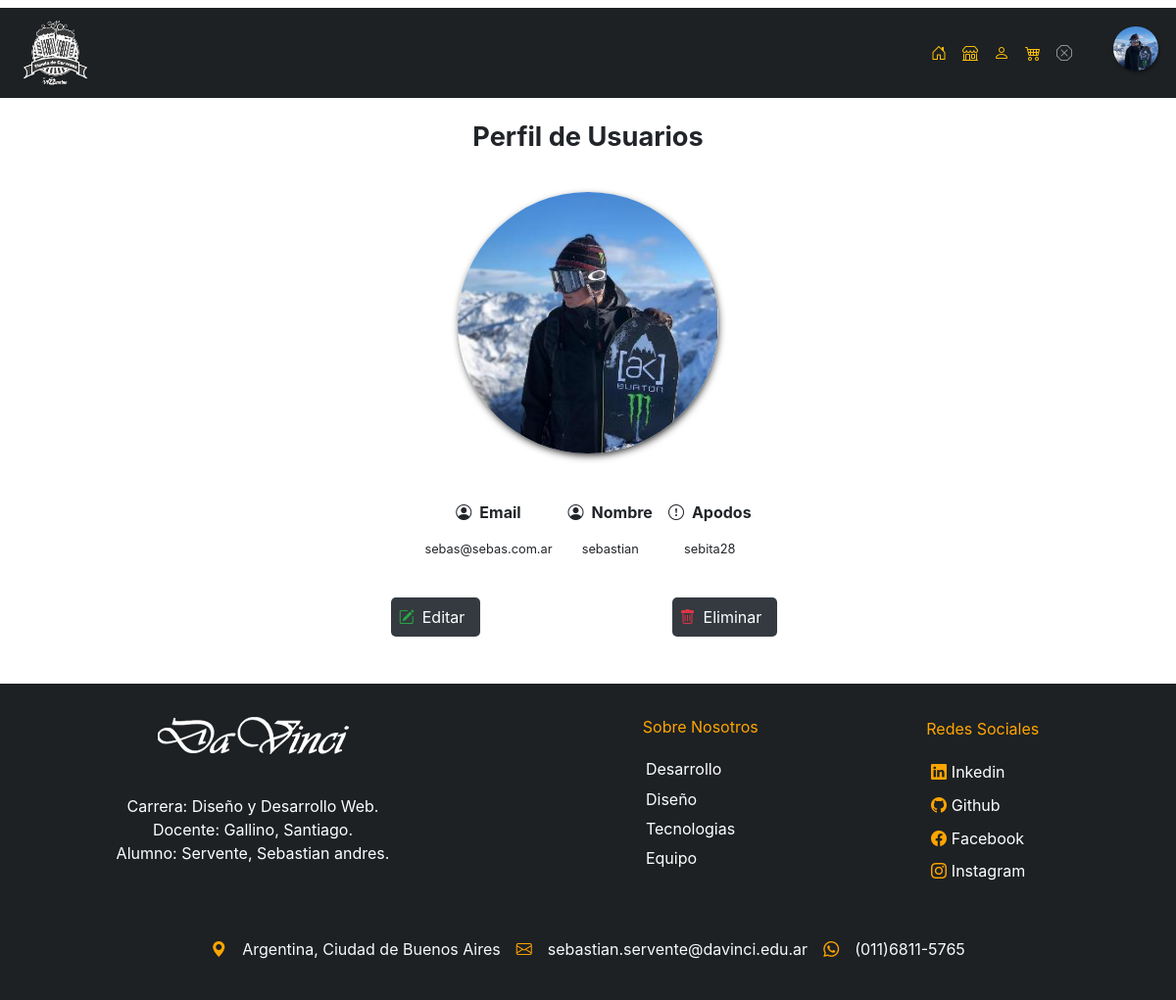
/servente-sebastian_tp/index.php?s=perfil&id=2 (signed in), run on the app's committed database.
### tables this page shows
CREATE TABLE `usuarios` (
  `id_usuario` int(10) UNSIGNED NOT NULL,
  `id_rol` tinyint(3) UNSIGNED NOT NULL,
  `carritos_id_carrito` int(10) UNSIGNED NOT NULL,
  `email` varchar(100) NOT NULL,
  `password` varchar(255) NOT NULL,
  `nombre` varchar(100) DEFAULT NULL,
  `apellido` varchar(100) DEFAULT NULL,
  `apodo` varchar(100) DEFAULT NULL,
  `img` varchar(255) DEFAULT NULL,
  `alt_img` varchar(255) DEFAULT NULL,
  `domicilio` varchar(255) DEFAULT NULL
);

### servente-sebastian_tp/libraries/usuarios.php (called while the page is built, shortened)
<?php
function usuarioTraerPorId($db, $id) {
    $id = mysqli_real_escape_string($db, $id);
    $query = "SELECT * FROM usuarios
                WHERE id_usuario = '". $id ."'";
    $res = mysqli_query($db, $query);
    return mysqli_fetch_assoc($res);
}

### servente-sebastian_tp/secciones/perfil.php (the view, shortened to what this page needs)
<?php
require 'data/bootstrap.php';
$usuarios = usuarioTraerPorId($db, $_GET['id']);
?>
<section class="container" id="sectionPerfil">
    <h2 class="m-4">Perfil de Usuarios</h2>
    <article class="perfil">
        <div class="divImagen">
            <figure>
                <img src="imgs/<?= $usuarios['img'];?>" class="img-fluid figure-img" alt="<?= htmlspecialchars($usuarios['alt_img']);?>">
            </figure>
        </div>
        <div class="divDatos">
            <div class="divNombreApellido">
                <p class="anterior"><i class="bi bi-person-circle mr-2"></i>Email</p>
                <p class="primero" title="<?=$usuarios['email'];?>"> <?=$usuarios['email'];?></p>
            </div>
            <div class="divNombreApellido">
                <p class="anterior"><i class="bi bi-person-circle mr-2"></i>Nombre</p>
                <p class="primero"  title="<?=$usuarios['nombre'];?>"><?=$usuarios['nombre']; ?></p>
            </div>
            <div class="divNombreApellido">
                <p class="anterior"><i class="bi bi-exclamation-circle mr-2"></i>Apodos</p>
                <p class="primero"  title="<?=$usuarios['apodo'];?>"><?=$usuarios['apodo']; ?></p>
            </div>
        </div>
        <div class="divAccion">
            <p class="bg-dark p-2 mr-2"><i class="bi bi-pencil-square text-success"></i><a href="index.php?s=editar-usuario&id=<?=$usuarios['id_usuario'];?>" class="p-2 edit" >Editar </a></p>
            <p class="bg-dark p-2 mr-2"><i class="bi bi-trash text-danger"></i><a href="acciones/usuario-eliminar.php?id=<?=$usuarios['id_usuario'];?>" class="borrar p-2 ">Eliminar</a></p>
        </div>
    </article>
</section>

### servente-sebastian_tp/css/estilos_nuevo.css (style rules this page uses)
* { margin: 0; padding: 0; -webkit-box-sizing: border-box; -moz-box-sizing: border-box; box-sizing: border-box; }
#sectionPerfil h2 { font-size: 1.7rem; text-align: center; font-weight: 700; }
#sectionPerfil .perfil { display: flex; flex-wrap: wrap; }
#sectionPerfil .perfil .divDatos { width: 40%; display: flex; flex-direction: column; margin: auto; }
#sectionPerfil .perfil .divDatos .divNombreApellido { display: flex; flex-wrap: wrap; }
#sectionPerfil .perfil .divDatos .divNombreApellido .anterior { width: 100%; margin-bottom: 0; font-weight: 700; }
#sectionPerfil .perfil .divDatos .divNombreApellido .primero { width: auto; font-size: .8rem; white-space: nowrap; text-overflow: ellipsis; overflow: hidden; }
#sectionPerfil .perfil .divAccion { width: 100%; display: flex; justify-content: space-around; }
#sectionPerfil .perfil .divAccion p { border-radius: 5px; text-decoration: none; }
#sectionPerfil .perfil .divAccion p a { text-decoration: none; color: #fff; }
#sectionPerfil .perfil .divImagen { width: 40%; display: flex; flex-direction: column; margin: 3rem 1rem; }
#sectionPerfil .perfil .divImagen figure { display: flex; justify-content: center; }
#sectionPerfil .perfil .divImagen figure img { border-radius: 50%; box-shadow: 1px 3px 9px -2px black; width: 80%; display: flex; }
@media (min-width: 881px) and (max-width: 1280px) { #sectionPerfil .perfil { display: flex; flex-direction: column; } }
@media (min-width: 881px) and (max-width: 1280px) { #sectionPerfil .perfil .divImagen { width: 30%; margin: 1rem auto; } }
@media (min-width: 881px) and (max-width: 1280px) { #sectionPerfil .perfil .divDatos { width: 100%; display: flex; flex-direction: row; margin: auto; align-items: center; justify-content: center; } }
@media (min-width: 881px) and (max-width: 1280px) { #sectionPerfil .perfil .divAccion { justify-content: space-evenly; width: 70%; margin: 1rem auto; } }
@media (min-width: 881px) and (max-width: 1280px) { #sectionPerfil .perfil .divDatos .divNombreApellido { flex-direction: column; text-align: center; } }
@media (min-width: 881px) and (max-width: 1280px) { #sectionPerfil .perfil .divDatos .divNombreApellido p { padding: .5rem; } }

### data on the page
usuarios: img (picture), email "sebas@sebas.com.ar", nombre "sebastian", apodo "sebita28"
